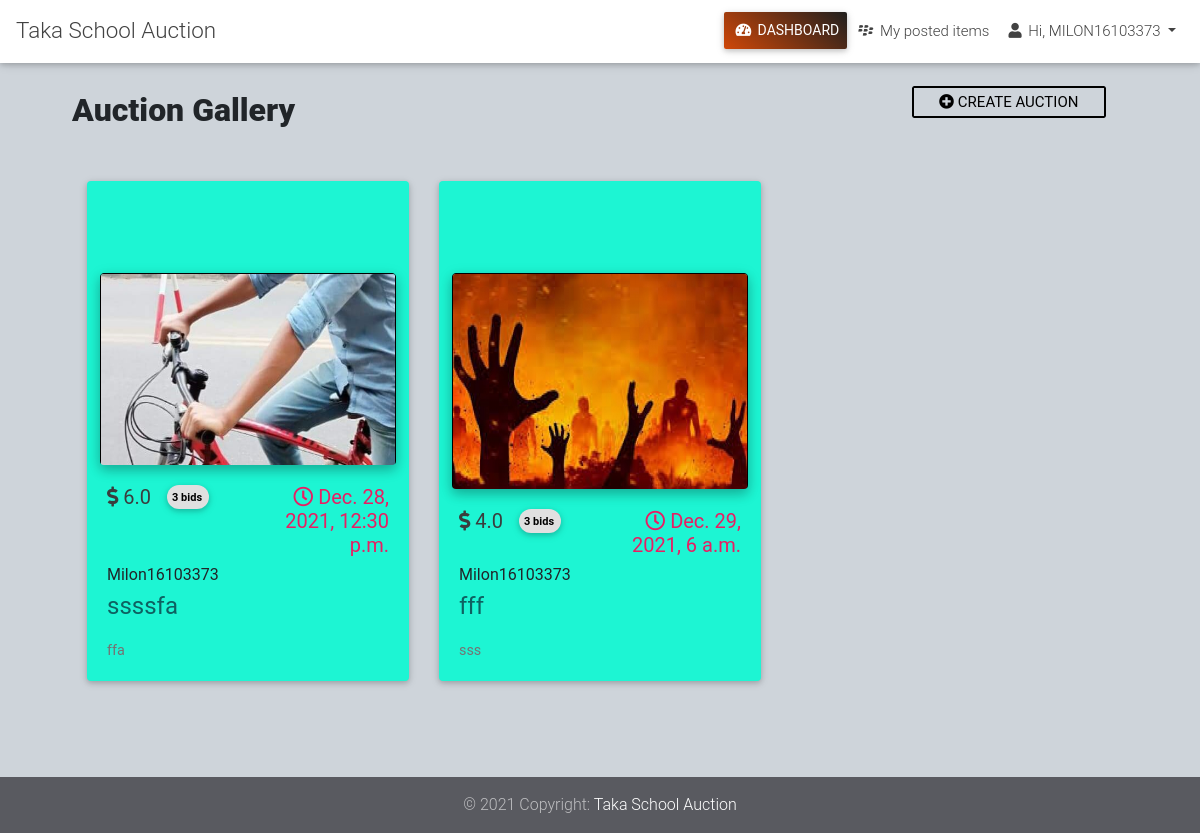
Screenshot of / (signed in) with the database file from the repository.
### authentication/models.py (models this page shows, shortened)
class User(AbstractBaseUser, PermissionsMixin):
    hashed_id = models.CharField(
        null=True,
        blank=True,
        max_length=16,
        unique=True
    )
    name = models.CharField(max_length=256)
    email = models.EmailField(unique=True, null=False, blank=False)
    username = models.CharField(max_length=25, unique=True)
    phone = models.CharField(max_length=12)
    is_superuser = models.BooleanField(default=False)
    is_staff = models.BooleanField(default=False)
    is_admin = models.BooleanField(default=False)
    is_active = models.BooleanField(default=True)
    objects = UserManager()
    USERNAME_FIELD = 'email'
    REQUIRED_FIELDS = ['username']

### auction/models.py (models this page shows, shortened)
class AuditTrail(models.Model):
    hashed_id = models.CharField(null=True, blank=True, max_length=16, unique=True, db_index=True)
    created_at = models.DateTimeField(auto_now_add=True, auto_now=False)
    updated_at = models.DateTimeField(auto_now_add=False, auto_now=True)
    is_active = models.BooleanField(default=True)
    class Meta:
        abstract = True

class Product(AuditTrail):
    name = models.CharField(max_length=255)
    slug = models.SlugField(max_length=500, unique=True, null=True, blank=True)
    description = models.TextField()
    photo = models.ImageField(upload_to='product/%Y/%m/%d/',
                              default='product/product.png')
    min_bid_price = models.FloatField()
    auction_end_date = models.DateTimeField()
    user = models.ForeignKey(User, on_delete=models.CASCADE, related_name='product_user')
    class Meta:
        ordering = ('-created_at',)
    def get_is_auction_time_ended(self):
        is_auction_date_ended = False
        if self.auction_end_date < datetime.datetime.now(
                self.auction_end_date.tzinfo):
            is_auction_date_ended = True
        return is_auction_date_ended
    def get_max_bid(self):
        max_bid = None
        bids = Bid.objects.filter(product=self)
        if bids.count() > 0:
            max_bid = bids.order_by('-price').first()
        return max_bid
    def get_total_bid(self):
        bid = Bid.objects.filter(product=self).count()
        return bid if bid else 0

class Bid(AuditTrail):
    product = models.ForeignKey(
        Product,
        on_delete=models.CASCADE,
        related_name='bid_product'
    )
    bidder = models.ForeignKey(
        User,
        on_delete=models.CASCADE,
        related_name='bid_bidder'
    )
    price = models.FloatField()
    class Meta:
        ordering = ('-created_at',)

### auction/views.py (the view)
# urls.py: path('', dashboard, name='dashboard'),
@login_required(login_url='authentication:user-login')
def dashboard(request):
    products = Product.objects.filter(is_active=True).order_by('-created_at')
    total_auctions = products.count()
    running_auctions_count = 0
    running_auctions_total_value = 0
    if products.count() > 0:
        running_auctions = products.filter(
            auction_end_date__gt=datetime.datetime.now(
                products.first().auction_end_date.tzinfo
            )
        )
        running_auctions_count = running_auctions.count()
        for product in running_auctions:
            max_bid_price_for_product = Bid.objects.filter(
                product=product
            ).order_by('-price').first()  # Max bid
            if max_bid_price_for_product is None:  # If no bid for the auction
                running_auctions_total_value += product.min_bid_price
            else:
                running_auctions_total_value += max_bid_price_for_product.price
    context = {
        'products': products,
        'active': 'dashboard',
        'running_auctions_count': running_auctions_count,
        'total_auctions': total_auctions,
        'running_auctions_total_value': int(running_auctions_total_value),
    }
    return render(request, 'dashboard.html', context)

### templates/dashboard.html (shortened to what this page needs)
{% extends 'base.html' %}
{% load static %}
{% block main_content %}
    {% if not request.user.is_admin %}
        {% include 'item_gallery.html' %}
    {% endif %}
{% endblock %}

### templates/partials/_navbar.html (shortened to what this page needs)
{% load static %}
<nav class="navbar fixed-top navbar-expand-lg scrolling-navbar double-nav">
    <div class="logo-sn waves-effect mr-auto ml-3">
        <div class="text-center">
            <a href="/" class="pl-0"
               style="font-style: ;font-size: 1.4rem;">
                Taka School Auction
            </a>
        </div>
    </div>
    <div class="d-flex">
        <ul class="nav navbar-nav nav-flex-icons ml-auto"
            style="font-size: 14px;">
            <li class="nav-item ">
                <a href="{% url 'auction:dashboard' %}" class="nav-link waves-effect
{% if active == 'dashboard' %} btn aqua-gradient
                      nav-item-selected text-white {% endif %}">
                    <i class=" fas fa-tachometer-alt"></i>
                    <span class="clearfix d-none d-sm-inline-block">
                        Dashboard
                    </span></a>
            </li>
            {% if not request.user.is_admin %}
            <li class="nav-item">
                <a href="{% url 'auction:my-auctions' %}"
                   class="nav-link waves-effect
                      ">
                    <i class="fab fa-blackberry"></i> <span
                        class="clearfix d-none
                            d-sm-inline-block">My posted items</span></a>
            </li>
            {% endif %}
            <li class="nav-item dropdown">
                <a class="nav-link dropdown-toggle waves-effect" href="#"
                   id="userDropdown" data-toggle="dropdown"
                   aria-haspopup="true" aria-expanded="false">
                    <i class="fas fa-user"></i> <span
                        class="clearfix d-none d-sm-inline-block"> Hi,
                    {{ request.user.username|upper }}</span>
                </a>
            </li>
        </ul>
    </div>
</nav>

### templates/item_gallery.html (shortened to what this page needs)
{% load static %}
<div class="container">
    <section>
        <div class="row d-flex align-content-center">
            <h2 class="font-weight-bold  mt-lg-4"><strong>
                {% if '/my-auctions/' in request.path %}
                    My Auctions
                {% else %}
                    Auction Gallery
                {% endif %}
            </strong></h2>
            {% if not request.user.is_admin %}
                <div class="ml-auto mb-0 mr-3 d-flex flex-column-reverse justify-content-center">
                    <a href="{% url 'auction:create-auction' %}"
                       class="btn btn-outline-black btn-sm waves-button
                waves-effect"
                       style="font-size: 15px;">
                        <i class="fas fa-plus-circle"></i> Create Auction
                    </a>
                </div>
            {% endif %}
        </div>
        <div class="row pb-4">
            {% for product in products %}
                <div class="col-md-4 mb-4">
                    <section>
                        <div class="card card-cascade narrower"
                             style="margin-top: 44px; height: 500px;">
                            <div class="view view-cascade overlay">
                                <img src="{{ product.photo.url }}"
                                     class="card-img-top"
                                     alt="{{ product.name }}" style="height:
                                      280px; border: 1px solid black;">
                            </div>
                            <div class="card-body card-body-cascade">
                                <div class="d-flex justify-content-between">
                                    <div class="d-flex
                                    justify-content-sm-start w-50">
                                        <h5 style="color: #3a3d3d">
                                            <i class="fas fa-dollar-sign"></i>
                                            {% if product.get_max_bid is not None %}
                                                {{ product.get_max_bid.price }}
                                            {% else %}
                                                {{ product.min_bid_price }}
                                            {% endif %}
                                        </h5>
                                        <span style="font-size: 11px;
                                        padding: 7px 7px 3px 5px;
                                        height: 24px;"
                                              class="badge badge-pill
                                              badge-light ml-3">
                                    {{ product.get_total_bid }}
                                    bid{{ product.get_total_bid|pluralize:'s' }}
                                </span>
                                    </div>
                                    <h5 class="pink-text w-50 text-right">
                                        {% if product.get_is_auction_time_ended %}
                                            Auction Ended
                                        {% else %}
                                            <i class="far fa-clock"></i>
                                            {{ product.auction_end_date }}
                                        {% endif %}
                                    </h5>
                                </div>
                                <h6>
                                    {{ product.user.username|capfirst }}
                                </h6>
                                <h4 class="card-title">
                                    <a style="color:#0e6161"
                                       href="{% url 'auction:item-detail' product.slug %}"
                                       class="card-link waves-effect waves-ripple">
                                        {{ product.name }}
                                    </a>
                                </h4>
                                <p class="card-text">
                                    {{ product.description|slice:":90" }}
                                </p>
                            </div>
                        </div>
                    </section>
                </div>
            {% endfor %}
        </div>
    </section>
</div>

### static/css/style.css (style rules this page uses)
.nav-item-selected { font-size: 14px !important; padding: 8px; margin: 0; }

### rows the page displays
User: user.username "MILON16103373"
Product: photo (picture), get_max_bid.price "6.0", get_total_bid "3", auction_end_date "Dec. 28, 2021, 12:30 p.m.", user.username "Milon16103373", name "ssssfa", description "ffa"
Product: photo (picture), get_max_bid.price "4.0", get_total_bid "3", auction_end_date "Dec. 29, 2021, 6 a.m.", user.username "Milon16103373", name "fff", description "sss"
